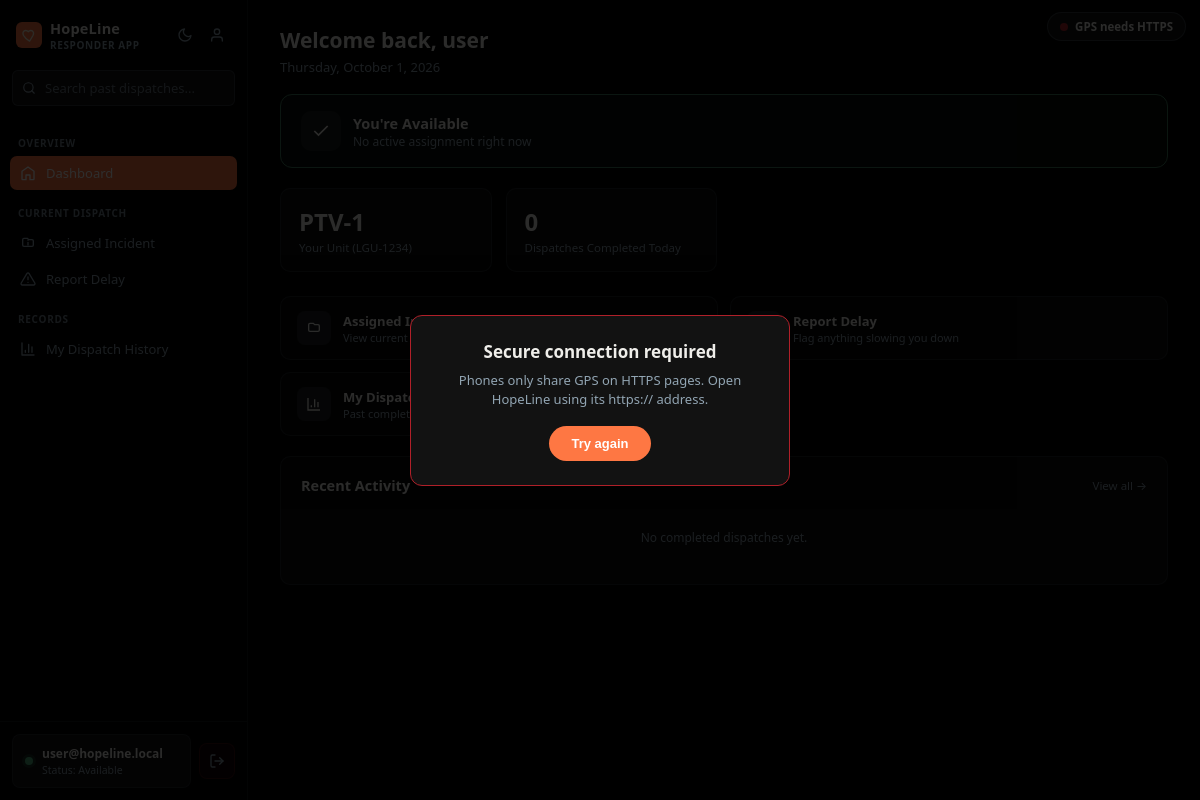
The page /app/responder/dashboard.php (signed in) on the database as committed earlier.
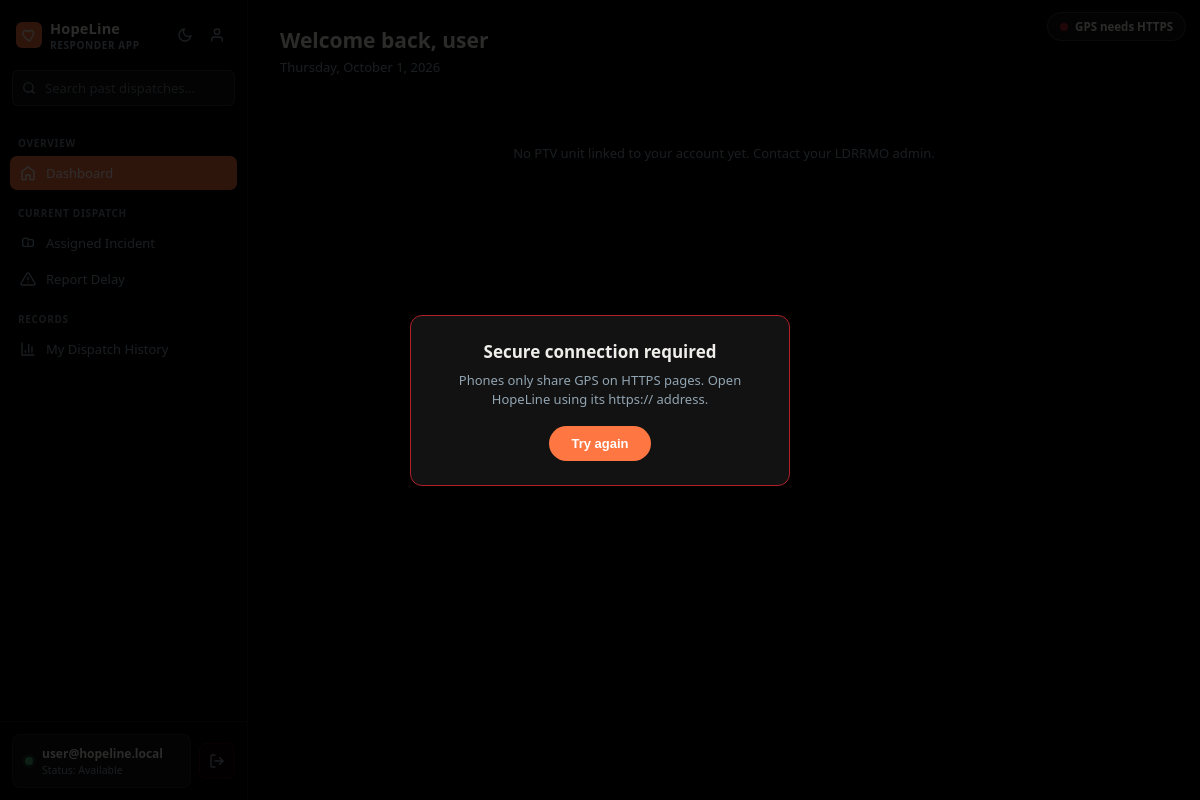
The same page on the database as committed later.
### tables this page shows
CREATE TABLE `ptv_units` (
  `id`               INT           NOT NULL AUTO_INCREMENT,
  `unit_name`        VARCHAR(100)  NOT NULL,
  `plate_no`         VARCHAR(20)   DEFAULT NULL,
  `driver_name`      VARCHAR(150)  DEFAULT NULL,
  `responder_id`     INT           DEFAULT NULL,
  `status`           ENUM('Available','Assigned','En Route','On Site','Returning','Offline') NOT NULL DEFAULT 'Available',
  `archived_at`      DATETIME      DEFAULT NULL,
  `current_lat`      DECIMAL(10,7) DEFAULT NULL,
  `current_lng`      DECIMAL(10,7) DEFAULT NULL,
  `last_location_at` DATETIME      DEFAULT NULL,
  `gps_accuracy`     FLOAT         DEFAULT NULL,
  `gps_heading`      FLOAT         DEFAULT NULL,
  `gps_speed`        FLOAT         DEFAULT NULL,
  `created_at`       DATETIME      DEFAULT CURRENT_TIMESTAMP,
  `updated_at`       DATETIME      DEFAULT CURRENT_TIMESTAMP ON UPDATE CURRENT_TIMESTAMP,
  PRIMARY KEY (`id`),
  KEY `idx_units_responder` (`responder_id`),
  KEY `idx_units_status` (`status`),
  KEY `idx_units_archived_at` (`archived_at`),
  CONSTRAINT `fk_units_responder`
    FOREIGN KEY (`responder_id`) REFERENCES `users` (`id`)
    ON UPDATE RESTRICT ON DELETE SET NULL
);

### app/responder/dashboard.php (the view, shortened to what the changed rows need)
<?php
require_once __DIR__ . '/../../config/config.php';
$unitStmt = $pdo->prepare("SELECT * FROM ptv_units WHERE responder_id = ? LIMIT 1");
$unitStmt->execute([$_SESSION['user_id']]);
$unit = $unitStmt->fetch(PDO::FETCH_ASSOC);
$dispatch = null;
$activeDelay = null;
$todayCount = 0;
$recentHistory = [];
if ($unit) {
    $dStmt = $pdo->prepare("
        SELECT d.*, c.clip_ref, c.barangay, c.incident_type, c.severity
        FROM dispatch d
        JOIN clip_reports c ON c.id = d.clip_report_id
        WHERE d.unit_id = ? AND d.status IN ('assigned','en_route','on_site','returning')
        ORDER BY d.dispatched_at DESC, d.id DESC LIMIT 1
    ");
    $dStmt->execute([$unit['id']]);
    $dispatch = $dStmt->fetch(PDO::FETCH_ASSOC);
    $todayStmt = $pdo->prepare("SELECT COUNT(*) FROM dispatch WHERE unit_id = ? AND status = 'resolved' AND DATE(resolved_at) = CURDATE()");
    $todayStmt->execute([$unit['id']]);
    $todayCount = $todayStmt->fetchColumn();
    $histStmt = $pdo->prepare("
        SELECT d.*, c.clip_ref, c.barangay, c.incident_type, c.severity,
               TIMESTAMPDIFF(SECOND, d.departed_at, d.arrived_at) AS travel_seconds
        FROM dispatch d
        JOIN clip_reports c ON c.id = d.clip_report_id
        WHERE d.unit_id = ? AND d.status = 'resolved'
        ORDER BY d.resolved_at DESC LIMIT 3
    ");
    $histStmt->execute([$unit['id']]);
    $recentHistory = $histStmt->fetchAll(PDO::FETCH_ASSOC);
}
?>
<!DOCTYPE html>
<html lang="en">
<head>
<link rel="stylesheet" href="<?php echo BASE_URL; ?>/assets/css/app.css">
</head>
<body>
<main class="main">
    <div class="page-head">
        <h1>Welcome back<?php echo isset($_SESSION['email']) ? ', ' . htmlspecialchars(explode('@', $_SESSION['email'])[0]) : ''; ?></h1>
        <p><?php echo date('l, F j, Y'); ?></p>
    </div>
    <?php if (!$unit): ?>
        <div class="empty-state">No PTV unit linked to your account yet. Contact your LDRRMO admin.</div>
    <?php else: ?>
        <?php if ($dispatch): ?>
            <?php
           $bannerClass = ['assigned' => 'assigned', 'en_route' => 'en-route', 'on_site' => 'on-site', 'returning' => 'returning'][$dispatch['status']];
$ctaLabel = ['assigned' => 'Depart Now', 'en_route' => 'Mark Arrived', 'on_site' => 'View Status', 'returning' => 'Back to Command Center'][$dispatch['status']];
$statusText = ['assigned' => 'Awaiting departure', 'en_route' => 'En route', 'on_site' => 'On site', 'returning' => 'Returning to command center'][$dispatch['status']];
            ?>
            <div class="status-banner <?php echo $bannerClass; ?>">
                <div class="left">
                    <div class="icon-wrap">
                        <svg viewBox="0 0 24 24" fill="none" stroke="currentColor" stroke-width="2"><path d="M4 15V7a2 2 0 0 1 2-2h5l2 2h5a2 2 0 0 1 2 2v6a2 2 0 0 1-2 2H6a2 2 0 0 1-2-2z"/></svg>
                    </div>
                    <div>
                        <div class="title"><?php echo htmlspecialchars($dispatch['incident_type']); ?> — <?php echo htmlspecialchars($dispatch['barangay']); ?></div>
                        <div class="sub"><?php echo htmlspecialchars($dispatch['clip_ref']); ?> · <?php echo $statusText; ?></div>
                        <?php if ($activeDelay): ?><div class="delay-note">⚠ Active delay: <?php echo htmlspecialchars($activeDelay['reason']); ?></div><?php endif; ?>
                    </div>
                </div>
                <a href="<?php echo BASE_URL; ?>/app/responder/assignment.php" class="btn-inline"><?php echo $ctaLabel; ?></a>
            </div>
        <?php else: ?>
            <div class="status-banner available">
                <div class="left">
                    <div class="icon-wrap">
                        <svg viewBox="0 0 24 24" fill="none" stroke="currentColor" stroke-width="2"><path d="M20 6 9 17l-5-5"/></svg>
                    </div>
                    <div>
                        <div class="title">You're Available</div>
                        <div class="sub">No active assignment right now</div>
                    </div>
                </div>
            </div>
        <?php endif; ?>
        <div class="stats-grid">
            <div class="stat-card">
                <div class="stat-value"><?php echo htmlspecialchars($unit['unit_name']); ?></div>
                <div class="stat-label">Your Unit (<?php echo htmlspecialchars($unit['plate_no']); ?>)</div>
            </div>
            <div class="stat-card">
                <div class="stat-value"><?php echo $todayCount; ?></div>
                <div class="stat-label">Dispatches Completed Today</div>
            </div>
        </div>
        <div class="quick-links">
            <a href="<?php echo BASE_URL; ?>/app/responder/assignment.php" class="quick-link">
                <div class="qi"><svg viewBox="0 0 24 24" fill="none" stroke="currentColor" stroke-width="2"><path d="M4 15V7a2 2 0 0 1 2-2h5l2 2h5a2 2 0 0 1 2 2v6a2 2 0 0 1-2 2H6a2 2 0 0 1-2-2z"/></svg></div>
                <div><div class="qt">Assigned Incident</div><div class="qs">View current dispatch details</div></div>
            </a>
            <a href="<?php echo BASE_URL; ?>/app/responder/report-delay.php" class="quick-link">
                <div class="qi"></div>
                <div><div class="qt">Report Delay</div><div class="qs">Flag anything slowing you down</div></div>
            </a>
            <a href="<?php echo BASE_URL; ?>/app/responder/my-history.php" class="quick-link">
                <div class="qi"><svg viewBox="0 0 24 24" fill="none" stroke="currentColor" stroke-width="2"><path d="M3 3v18h18"/><path d="M18 17V9M13 17V5M8 17v-3"/></svg></div>
                <div><div class="qt">My Dispatch History</div><div class="qs">Past completed dispatches</div></div>
            </a>
        </div>
        <div class="card">
            <div class="card-header">
                <h2>Recent Activity</h2>
                <a href="<?php echo BASE_URL; ?>/app/responder/my-history.php">View all →</a>
            </div>
            <?php if (empty($recentHistory)): ?>
                <div class="empty-mini">No completed dispatches yet.</div>
            <?php endif; ?>
        </div>
    <?php endif; ?>
</main>
</body>
</html>

Rows that differ between the two databases and show on the page:
removed ptv_units: unit_name "PTV-1", plate_no "LGU-1234"
Other text that changed with them:
$todayCount: "0" → (not shown)
text no longer shown: "You're Available No active assignment right now Your Unit ( ) Dispatches Completed Today Assigned Incident View current… Report Delay Flag anything slowing you down My Dispatch History Past completed… Recent Activity View all → No completed dispatches yet."
text now shown: "No PTV unit linked to your account yet. Contact your LDRRMO admin."
